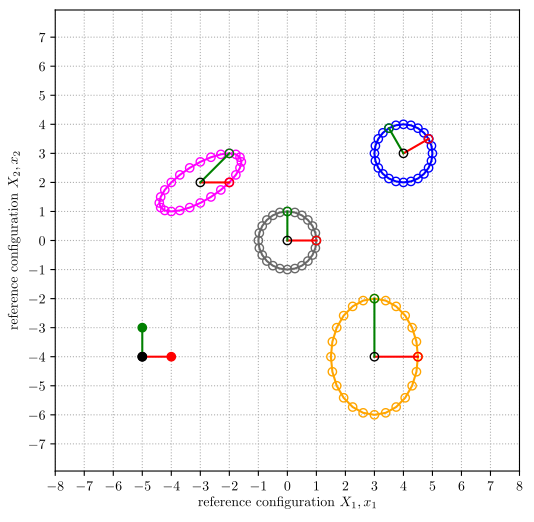

The script that drew this image:
#!/usr/bin/env python
import os
import numpy as np
# import matplotlib as mpl
from matplotlib import rc
import matplotlib.pyplot as plt
from matplotlib.ticker import MultipleLocator
from abc import ABC


rc('font', **{'family': 'serif', 'serif': ['Computer Modern Roman']})
rc('text', usetex=True)

# Illustration of Model-View-Controller (MVC) and (eventually) RTTI attribution.

# =========
class Model(ABC):
# =========
    def __init__(self):
        # origin
        self._X0, self._Y0 = 0, 0

    def origin(self):
        return self._X0, self._Y0

    @property
    def points(self):
        return [self._X0, self._Y0]

    @points.setter  
    def points(self, value):
        self._X0 = value[0]
        self._Y0 = value[1]


class AxisModel(Model):
    def __init__(self, direction=1):
        super().__init__()
        # direction=1 is the x-axis
        # direction=2 is the y-axis
        if direction == 1:
            self._X = np.array([0, 1])
            self._Y = np.array([0, 0])
        else:   # direction is y-axis
            self._X = np.array([0, 0])
            self._Y = np.array([0, 1])

    @property
    def points(self):  # override
        return [self._X, self._Y]

    @points.setter  # override
    def points(self, value):
        self._X0 = value[0][0]  # update the origin x
        self._Y0 = value[1][0]  # update the origin y
        self._X = value[0]
        self._Y = value[1]


class BodyModel(Model):
    def __init__(self, radius=1):
        super().__init__()
        self._NPOINTS = 25
        theta = np.linspace(0.0, 2 * np.pi, self._NPOINTS)  # radians
        self._X = np.array(radius * np.cos(theta))
        self._Y = np.array(radius * np.sin(theta))

    def number_of_points(self):
        return self._NPOINTS

    def perimeter(self):
        return self._X, self._Y

    @property
    def points(self):  # override
        where = 0
        X = np.insert(self._X, where, self._X0, axis=0)
        Y = np.insert(self._Y, where, self._Y0, axis=0)
        return [X, Y]

    @points.setter  # override
    def points(self, value):
        self._X0 = value[0][0]  # update the origin x
        self._Y0 = value[1][0]  # update the origin y
        self._X = value[0][1:]
        self._Y = value[1][1:]

# ========
class View(ABC):
# ========
    def __init__(self):
        self._color = 'red'

    @property
    def color(self):
        return self._color

    @color.setter  
    def color(self, value):
        self._color = value


class AxisView(View):
    def __init__(self, model, axis, color='blue'):
        super().__init__()
        self._color = color
        self._color_origin = 'black'
        x, y = model.points
        axis.plot(x, y, '-', marker='o', color=self._color, markevery=[-1])  # plot the x-axis or y-axis, depending on model

        x0, y0 = model.origin()
        axis.plot(x0, y0, 'o', color=self._color_origin)


class BodyView(View):
    def __init__(self, model, axis, color='magenta'):
        super().__init__()
        self._color = color
        self._fs = 'none'  # fillstyle
        self._linealpha = 0.5
        x0, y0 = model.origin()
        x, y = model.perimeter()

        axis.plot(x, y, 'o-', color=self._color, fillstyle=self._fs)  # boundary
        axis.plot([x0, x[0]], [y0, y[0]], 'o-', color='red', fillstyle=self._fs, markevery=[-1])  # tracking line on original x-axis
        y_axis_index = int((model.number_of_points() - 1)/4)
        axis.plot([x0, x[y_axis_index]], [y0, y[y_axis_index]], 'o-', color='green', fillstyle=self._fs, markevery=[-1])  # tracking line on original y-axis
        axis.plot(x0, y0, 'o', color='black', fillstyle=self._fs)  # body origin


# ===========
# Controllers
# ===========
def offset(points, offsets=[0, 0]):
    """ Given a list of reference points [X, Y], offset them in 
    the x-axis and the y-axis.
    """
    # x = X + offset_x
    # y = Y + offset_y
    # return x, y
    x = points[0] + offsets[0]
    y = points[1] + offsets[1]
    return [x, y]

def simple_shear(points, shear_12=0):
    """ Given a list of reference points [X, Y], simple shear them in 
    the x-axis by distance shear_x (Length) to the current points [x, y].
    """
    # x = X + shear_12 * Y
    # y = Y
    # return x, y
    x = points[0] + shear_12 * points[1]
    y = points[1]
    return [x, y]

def rotate(points, angle=0):
    """ Given list of reference points [X, Y], rotate them about the 
    z-axis by angle R (radians) to the current points [x, y].
    """
    # x = np.cos(R) * X - np.sin(R) * Y
    # y = np.sin(R) * X + np.cos(R) * Y
    X = points[0]
    Y = points[1]
    x = np.cos(angle) * X - np.sin(angle) * Y
    y = np.sin(angle) * X + np.cos(angle) * Y
    return [x, y]

def stretch(points, stretches=[1, 1]):
    """ Given a list of reference points [X, Y], simple stretch j
    by factor stretches[0] in the x-direction and 
    by factor stretches[1] in the y-direction 
    to the current points [x, y].
    """
    x = stretches[0] * points[0]
    y = stretches[1] * points[1]
    return [x, y]


# ======
# client
# ======
fig = plt.figure(figsize=(6, 6))  # inches, (wide, tall)
ax = fig.add_subplot(1, 1, 1)

RADTODEG = 180.0/np.pi
DEGTORAD = 1.0/RADTODEG

xaxis = AxisModel(direction=1)  # create
p = xaxis.points  # read
o = [-5, -4]  # offset
xaxis.points = offset(p, o)  # update
gb = AxisView(xaxis, ax, 'red')  # view

yaxis = AxisModel(direction=2)  # create
p = yaxis.points  # read
yaxis.points = offset(p, o)  # update
gb = AxisView(yaxis, ax, 'green')  # view

body = BodyModel()  # create
gb = BodyView(body, ax, 'dimgray')  # view

body = BodyModel()  # create
r = 30 * DEGTORAD  # radians
body.points = rotate(body.points, r)  # read then update
o = [4, 3]  # offset
body.points = offset(body.points, o)  # read then update
gb = BodyView(body, ax, 'blue')  # view

body = BodyModel()  # create
s = 1  # shear
body.points = simple_shear(body.points, s)  # read then update
o = [-3, 2]  # offset
body.points = offset(body.points, o)  # read then update
gb = BodyView(body, ax, 'magenta')  # view

body = BodyModel()  # create
s = [1.5, 2]  # stretches
body.points = stretch(body.points, s)  # read then update
o = [3, -4]  # offset
body.points = offset(body.points, o)  # read then update
gb = BodyView(body, ax, 'orange')  # view

ax.axis('equal')

# major axes
ax.xaxis.set_major_locator(MultipleLocator(1.0))
ax.yaxis.set_major_locator(MultipleLocator(1.0))
ax.grid(b=True, which='major', linestyle=':')

# minor axes
# no operations

ax.set_xlabel(r'reference configuration $X_1, x_1$')
ax.set_ylabel(r'reference configuration $X_2, x_2$')
a = 8
b = a
ax.set_xlim(-a, a)
ax.set_ylim(-b, b)
# ax.legend(loc='lower right', framealpha=1.0)

# fig.tight_layout()
plt.show()

print_to_pdf = 0
if print_to_pdf:
    script_name = os.path.basename(__file__)
    figure_name = os.path.splitext(script_name)[0]
    print(f'Saving figure as {figure_name}.pdf')
    fig.savefig(figure_name + '.pdf', bbox_inches='tight')
